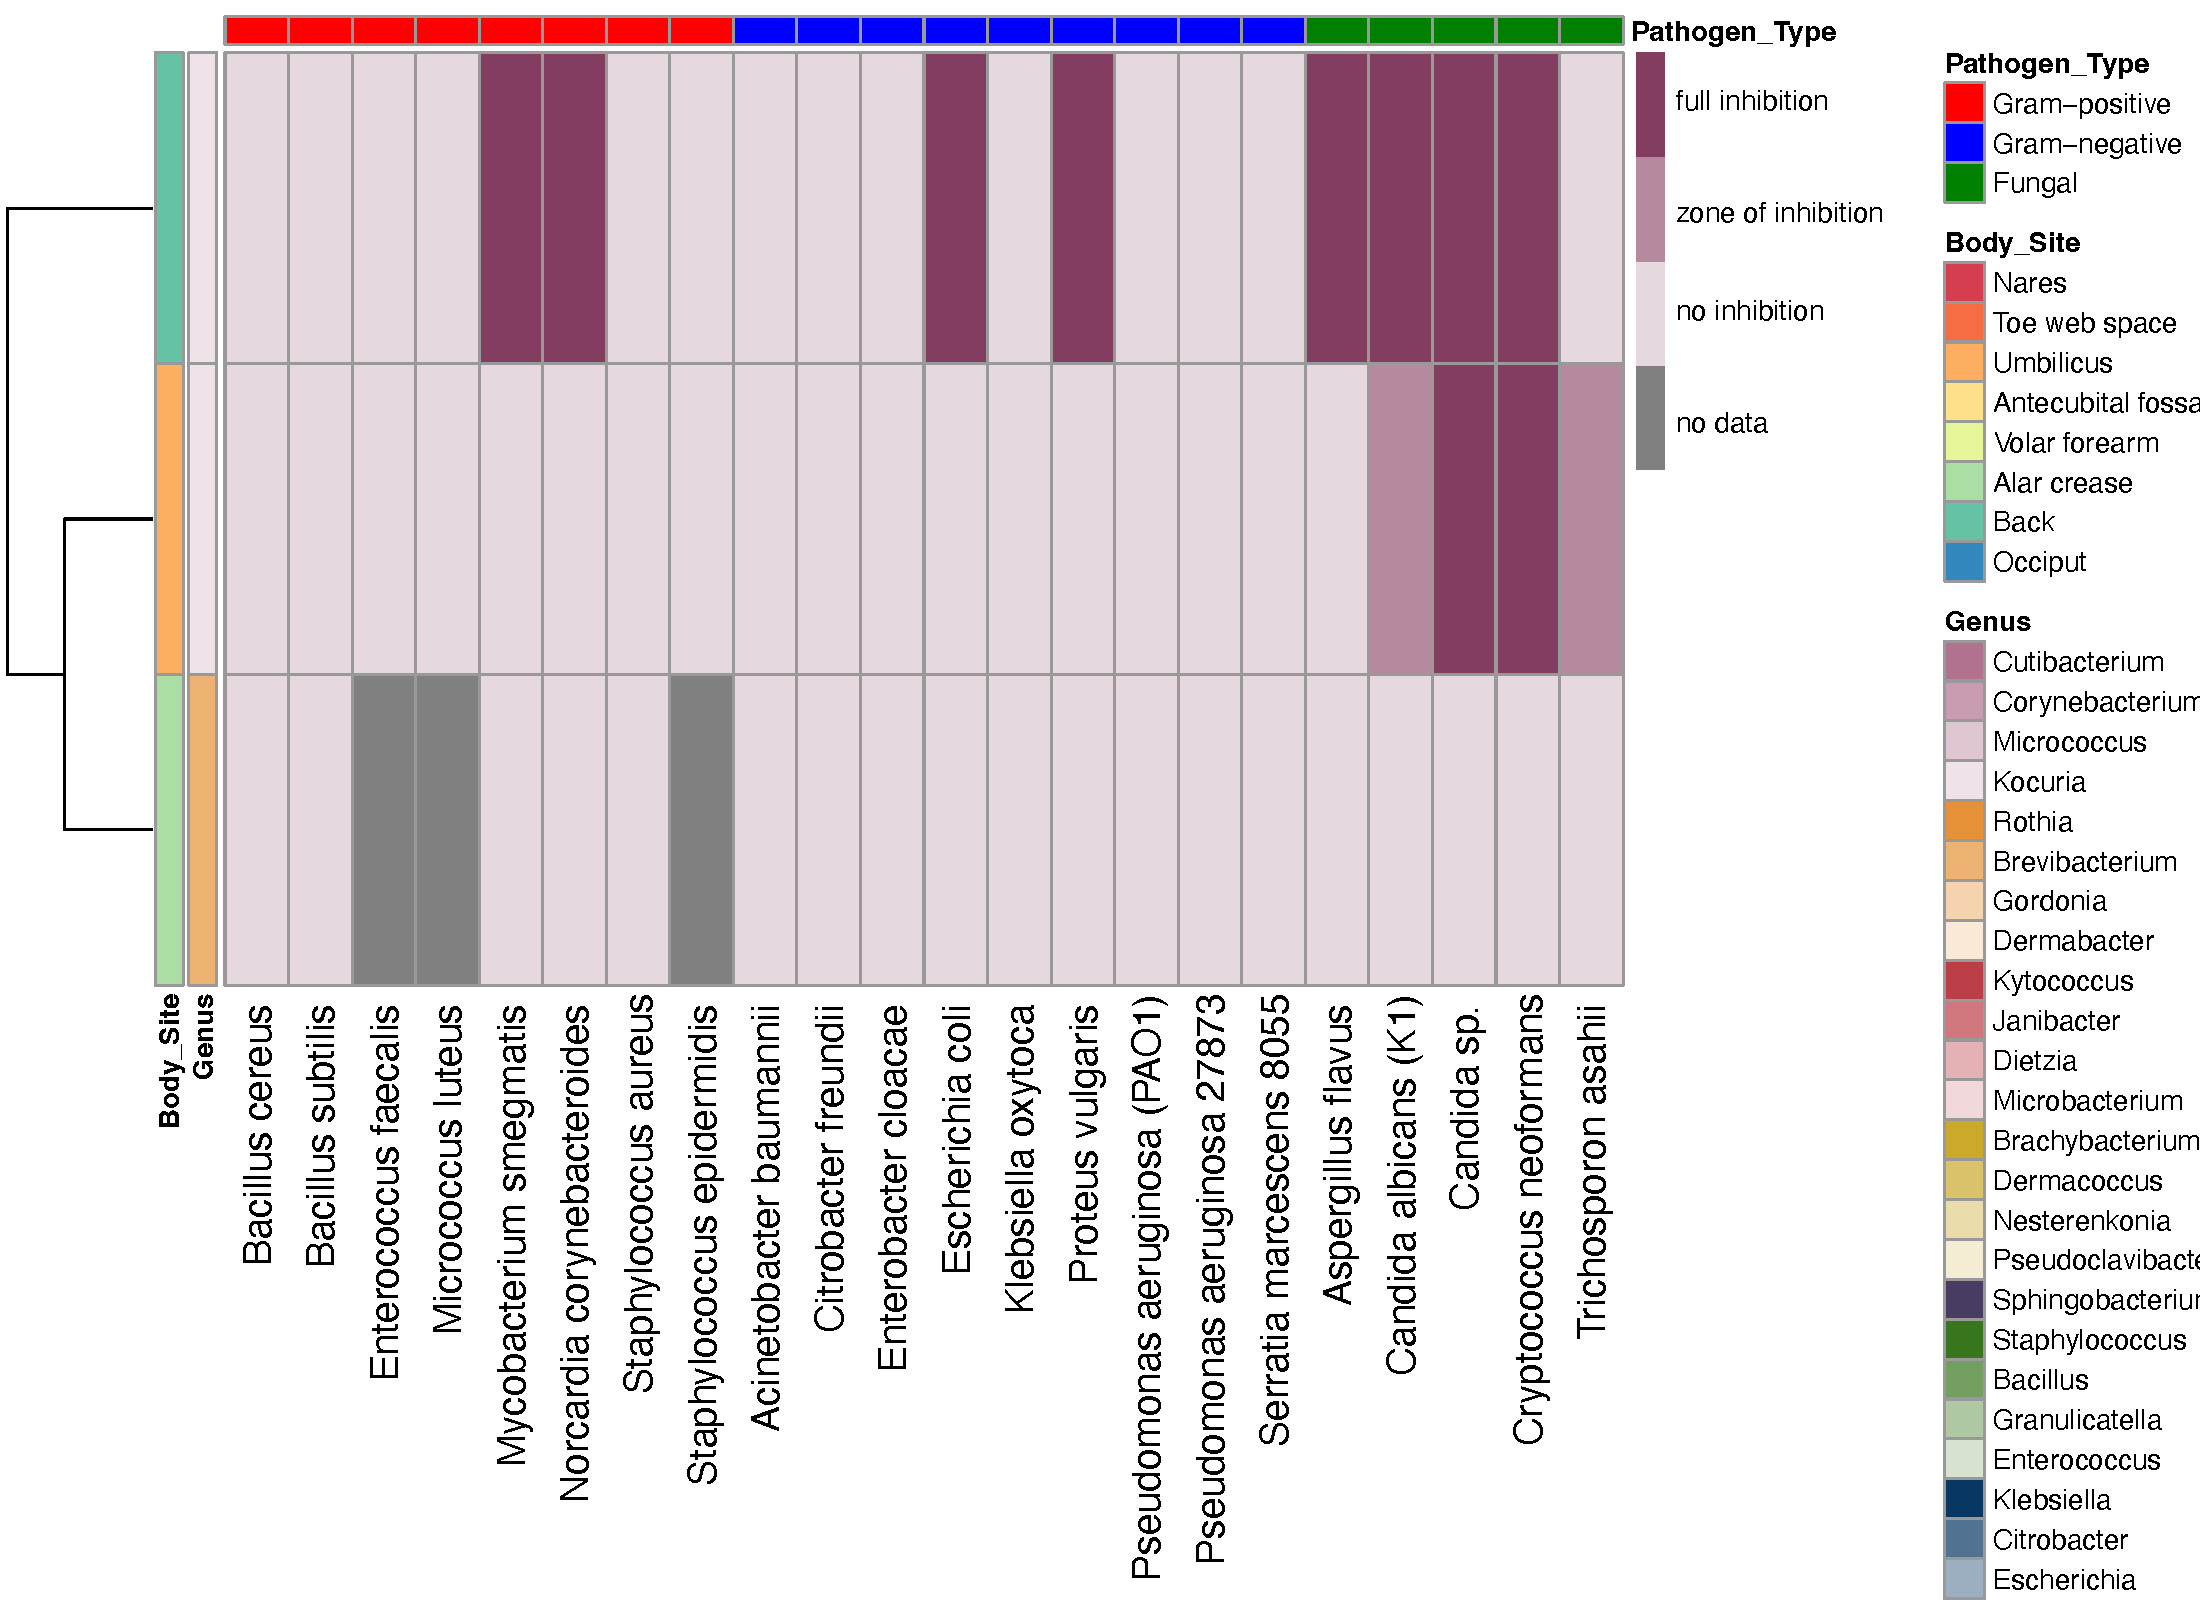

Reproduce this figure in R.
library(pheatmap)
library(RColorBrewer)
library(dplyr)
data = read.csv("/Users/unguyen2/Documents/GitHub/Kalan_Lab/scripts/ssandstrom/skin_bioassay_paper_files/fig_3/bioassay_data_new_wide_novel_species.csv")
data = read.csv("/Users/unguyen2/Documents/GitHub/Kalan_Lab/scripts/ssandstrom/skin_bioassay_paper_files/fig_3/bioassay_data_new_wide_novel_species_080423.csv")

data = data[!duplicated(data$Pathogen_Name),]
paths <- data$Pathogen_Name


paths1 <- c("Bacillus cereus ", "Bacillus subtilis ",
            "Enterococcus faecalis ", "Micrococcus luteus ",
            "Mycobacterium smegmatis ", "Norcardia corynebacteroides ",
            "Staphylococcus aureus", "Staphylococcus epidermidis ",
            "Acinetobacter baumannii ", "Citrobacter freundii ",
            "Enterobacter cloacae ", "Escherichia coli ",
            "Klebsiella oxytoca ", "Proteus vulgaris ",
            "Pseudomonas aeruginosa (PAO1)", "Pseudomonas aeruginosa 27873",
            "Serratia marcescens 8055", "Aspergillus flavus ",
            "Candida albicans (K1)", "Candida sp. ",
            "Cryptococcus neoformans", "Trichosporon asahii ")

data$Pathogen_Name <- factor(data$Pathogen_Name, levels = paths)
path_type <- c("Gram-positive", "Gram-negative", "Fungal")
data$Pathogen_Type <- factor(data$Pathogen_Type, levels = path_type)
#cols = c("#D3D3D3",'#ffd5e1','#e79bb2','#cc6183')
heatmap = data[c(7:10)]
#rename multiple columns
colnames(heatmap)[1] = "LK1000" 
colnames(heatmap)[2] = "LK1337"
colnames(heatmap)[3] = "LK960"
theatmap = as.data.frame(t(heatmap))
colnames(theatmap)=paths
theatmap <- theatmap[, paths1] #used this code
theatmap <- theatmap %>% select(all_of(paths1)) #this code also works

#col annotations for site
annotation_col = data.frame(Pathogen_Type = data$Pathogen_Type, Pathogen_Name = data$Pathogen_Name)
rownames(annotation_col) = annotation_col$Pathogen_Name
annotation_col <- select(annotation_col, -2)

#row annotaions body_site
annotation_row = read.csv('/Users/unguyen2/Documents/GitHub/Kalan_Lab/scripts/ssandstrom/skin_bioassay_paper_files/fig_3/row_annotation.csv')
annotation_row = annotation_row[!duplicated(annotation_row$Strain_ID),]
strains <- annotation_row$Strain_ID
tax <- annotation_row$Genus
type <- annotation_row$Site_Type
site <- annotation_row$Body_Site
rownames(annotation_row) = strains
annotation_rows = data.frame(Genus = tax,Body_Site=site)
rownames(annotation_rows) = strains

#color lists
ann_colors = list(Pathogen_Type = c("Gram-positive" = "#FF0000","Gram-negative" = "#0000FF", "Fungal" = "#008000"),
                  Genus = c("Cutibacterium"="#b1728f",
                            "Corynebacterium"="#c89cb0",
                            "Micrococcus"="#dfc6d2",
                            "Kocuria"="#efe2e8",
                            "Rothia"="#E69138",
                            "Brevibacterium"="#edb273",
                            "Gordonia"="#f5d3af",
                            "Dermabacter"="#fae9d7",
                            "Kytococcus"="#bc3e47",
                            "Janibacter"="#d0777e",
                            "Dietzia"="#e4b1b5",
                            "Microbacterium"="#f1d8da",
                            "Brachybacterium"="#CBA92B",
                            "Dermacoccus"="#dac26a",
                            "Nesterenkonia"="#eadcaa",
                            "Pseudoclavibacter"="#f4edd4",
                            "Sphingobacterium"="#493C61",
                            "Staphylococcus"="#38761d",
                            "Bacillus"="#739f60",
                            "Granulicatella"="#afc8a4",
                            "Enterococcus"="#d7e3d1",
                            "Klebsiella"="#073763",
                            "Citrobacter"="#517391",
                            "Escherichia"="#9bafc0",
                            "Enterobacter"="#cdd7df",
                            "Other" = "808080"),
                  Body_Site = c("Nares"="#D53E4F",
                                "Toe web space"="#F46D43",
                                "Umbilicus"="#FDAE61",
                                "Antecubital fossa"="#FEE08B",
                                "Volar forearm"="#E6F598",
                                "Alar crease"="#ABDDA4",
                                "Back"="#66C2A5",
                                "Occiput"="#3288BD"))

annotation_rows$Genus <- factor(annotation_rows$Genus, levels = c(
  "Cutibacterium","Corynebacterium",
  "Micrococcus","Kocuria","Rothia",
  "Brevibacterium","Gordonia",
  "Dermabacter","Kytococcus",
  "Janibacter","Dietzia",
  "Microbacterium","Brachybacterium",
  "Dermacoccus","Nesterenkonia",
  "Pseudoclavibacter","Sphingobacterium",
  "Staphylococcus","Bacillus","Granulicatella",
  "Enterococcus","Klebsiella","Citrobacter",
  "Escherichia","Enterobacter", "Other"
))


cols = c("#808080","#e6d8df","#b48a9f","#833d60")
#heatmap
hm = pheatmap(theatmap, show_rownames = F,fontsize_col=14,
              annotation_col = annotation_col,
              annotation_row = annotation_rows,
              annotation_colors = ann_colors,
              color = c("#808080","#e6d8df","#b48a9f","#833d60"),
              show_colnames = T,
              width = 10,
              height = 10,
              cluster_rows = T,
              cluster_cols = FALSE,
              angle_col = 90,
              legend_breaks = c(-.66,.15,.85,1.66),
              legend_labels=c("no data","no inhibition","zone of inhibition","full inhibition"),annotation_legend = T)
hm
ggsave(file="/Users/shelbysandstrom/Documents/GitHub/Kalan_Lab/scripts/ssandstrom/jupyter/bioassay_heatmap/heatmap_wo_metadata_200225.pdf", width=10, height=7, dpi=300)
